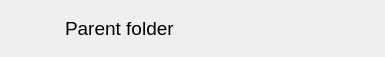
<?xml version="1.0" encoding="UTF-8"?>
<ui version="4.0">
 <class>ParentFolderWidget</class>
 <widget class="QWidget" name="ParentFolderWidget">
  <property name="geometry">
   <rect>
    <x>0</x>
    <y>0</y>
    <width>385</width>
    <height>57</height>
   </rect>
  </property>
  <property name="sizePolicy">
   <sizepolicy hsizetype="Preferred" vsizetype="Fixed">
    <horstretch>0</horstretch>
    <verstretch>0</verstretch>
   </sizepolicy>
  </property>
  <property name="minimumSize">
   <size>
    <width>0</width>
    <height>32</height>
   </size>
  </property>
  <property name="maximumSize">
   <size>
    <width>16777215</width>
    <height>57</height>
   </size>
  </property>
  <property name="windowTitle">
   <string>Form</string>
  </property>
  <layout class="QHBoxLayout" name="horizontalLayout">
   <item>
    <widget class="QLabel" name="label_icon">
     <property name="sizePolicy">
      <sizepolicy hsizetype="Minimum" vsizetype="Minimum">
       <horstretch>48</horstretch>
       <verstretch>48</verstretch>
      </sizepolicy>
     </property>
     <property name="minimumSize">
      <size>
       <width>48</width>
       <height>48</height>
      </size>
     </property>
     <property name="maximumSize">
      <size>
       <width>48</width>
       <height>48</height>
      </size>
     </property>
     <property name="text">
      <string/>
     </property>
     <property name="scaledContents">
      <bool>true</bool>
     </property>
    </widget>
   </item>
   <item>
    <widget class="QLabel" name="label">
     <property name="text">
      <string>&lt;html&gt;&lt;head/&gt;&lt;body&gt;&lt;p&gt;&lt;span style=&quot; font-size:14pt;&quot;&gt;Parent folder&lt;/span&gt;&lt;/p&gt;&lt;/body&gt;&lt;/html&gt;</string>
     </property>
    </widget>
   </item>
  </layout>
 </widget>
 <resources/>
 <connections/>
</ui>
